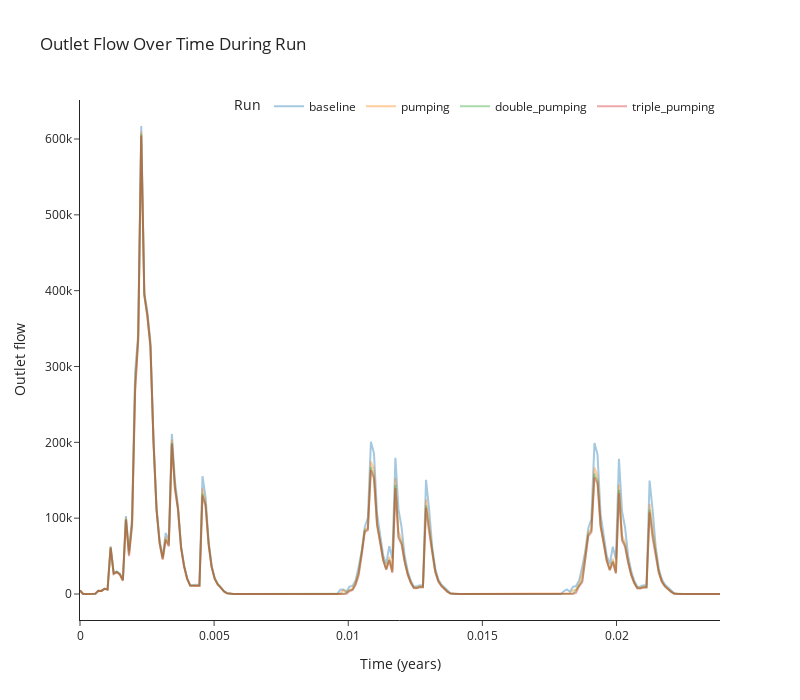

The code cell stored with this chart in its notebook:
### Code cell
cubic_meters_per_hour_to_cfs = 1.0/0.009809634700287
utils.plot_variable_for_each_run("outlet_flow", runs, y_label="Outlet flow", 
                                 y_scale=1, title="Outlet Flow Over Time During Run")

### Figure 1 — Plotly figure (JSON) as saved in the notebook; plotly's stock layout.template omitted (floating-point values rounded to 4 significant figures; data arrays with more than 128 entries replaced by an {"elided": "..."} marker saying what was removed)
{"data": [{"hovertemplate": "Run=baseline<br>time=%{x}<br>outlet_flow=%{y}<extra></extra>", "legendgroup": "baseline", "line": {"color": "#1F77B4", "dash": "solid"}, "marker": {"symbol": "circle"}, "mode": "lines", "name": "baseline", "opacity": 0.4, "orientation": "h", "showlegend": true, "type": "scatter", "x": {"elided": "210 float values"}, "xaxis": "x", "y": {"elided": "210 float values"}, "yaxis": "y"}, {"hovertemplate": "Run=pumping<br>time=%{x}<br>outlet_flow=%{y}<extra></extra>", "legendgroup": "pumping", "line": {"color": "#FF7F0E", "dash": "solid"}, "marker": {"symbol": "circle"}, "mode": "lines", "name": "pumping", "opacity": 0.4, "orientation": "h", "showlegend": true, "type": "scatter", "x": {"elided": "210 float values"}, "xaxis": "x", "y": {"elided": "210 float values"}, "yaxis": "y"}, {"hovertemplate": "Run=double_pumping<br>time=%{x}<br>outlet_flow=%{y}<extra></extra>", "legendgroup": "double_pumping", "line": {"color": "#2CA02C", "dash": "solid"}, "marker": {"symbol": "circle"}, "mode": "lines", "name": "double_pumping", "opacity": 0.4, "orientation": "h", "showlegend": true, "type": "scatter", "x": {"elided": "210 float values"}, "xaxis": "x", "y": {"elided": "210 float values"}, "yaxis": "y"}, {"hovertemplate": "Run=triple_pumping<br>time=%{x}<br>outlet_flow=%{y}<extra></extra>", "legendgroup": "triple_pumping", "line": {"color": "#D62728", "dash": "solid"}, "marker": {"symbol": "circle"}, "mode": "lines", "name": "triple_pumping", "opacity": 0.4, "orientation": "h", "showlegend": true, "type": "scatter", "x": {"elided": "210 float values"}, "xaxis": "x", "y": {"elided": "210 float values"}, "yaxis": "y"}], "layout": {"height": 700, "legend": {"orientation": "h", "title": {"text": "Run"}, "tracegroupgap": 0, "x": 1, "xanchor": "right", "y": 0.96, "yanchor": "bottom"}, "showlegend": true, "title": {"text": "Outlet Flow Over Time During Run"}, "width": 800, "xaxis": {"anchor": "y", "domain": [0, 1], "title": {"text": "Time (years)"}}, "yaxis": {"anchor": "x", "domain": [0, 1], "title": {"text": "Outlet flow"}}}}
